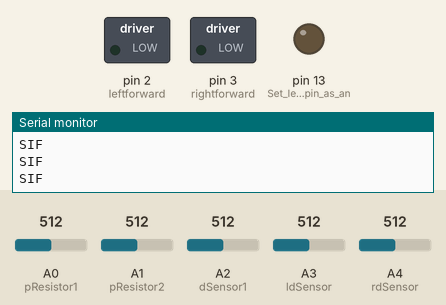
Simulated run of this sketch. Board: Arduino Uno, built with avr-gcc and run on an emulated ATmega328P. Parts: switched loads named in the sketch (green lamp = pin HIGH), output pins drawn as LEDs (lit = HIGH), the last lines printed to the serial monitor. The inputs (shaded band) are chosen by the test bench; at power-on: A2 (dSensor1) = 512, A3 (ldSensor) = 512, A4 (rdSensor) = 512, A0 (pResistor1) = 512, A1 (pResistor2) = 512.

Above: at 1.2 s.
1.3 s: A2 (dSensor1) set to 487
2.8 s: A2 (dSensor1) set to 463
At 2.99 s:
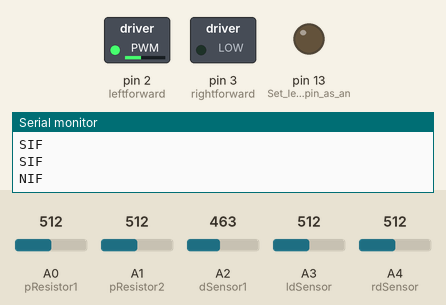
5.8 s: A3 (ldSensor) set to 490
At 6.02 s:
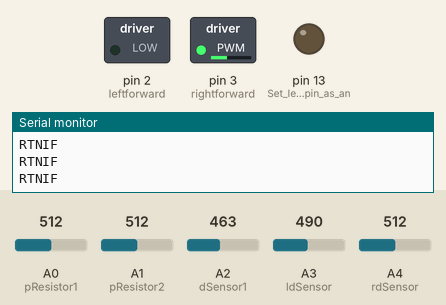
8.8 s: A4 (rdSensor) set to 483
At 9.05 s:
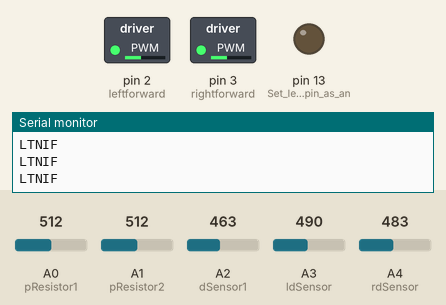
11.8 s: A0 (pResistor1) set to 250
At 12.08 s:
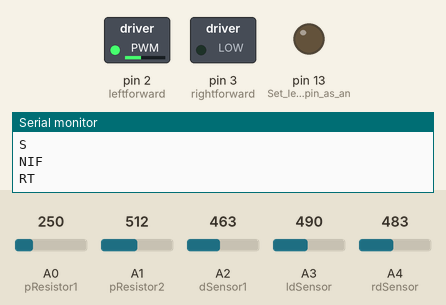
14.8 s: A0 (pResistor1) set to 270
At 14.8 s:
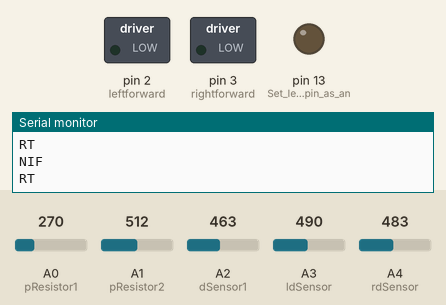
Timing chart, 0 to 17.3 s (numbered marks = the images above; inputs shaded):
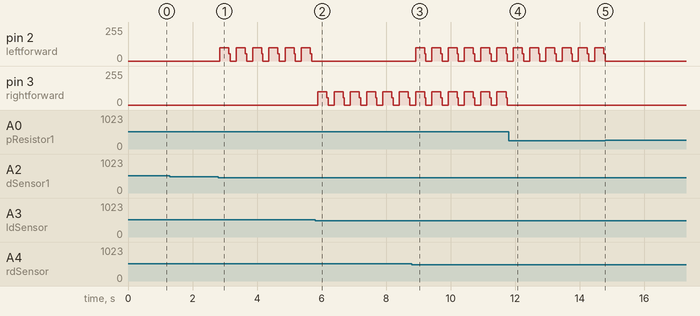

The sketch:

Robot_Codebonus.ino
```cpp
//Constants
const int pResistor1 = A0; // Photoresistor at Arduino analog pin A0  LEFT
const int pResistor2 = A1;// Led pin at Arduino pin 9 RIGHT


const int dSensor1 = A2; // Distance sensors
const int ldSensor = A3;
const int rdSensor =  A4;


const int leftforward = 2;      //Motor control pins
const int rightforward = 3;


const int obsDistance = 480;    //constants used to evaluate
const int obsDistanceb = 500;
const int rblackVal = 350;
            //800~~~ in dark environment (CLobby), 200-300 in bright environment (makerstudio 2nd flor)
const int lblackVal = 350 ;
const int light = 13;

const int redMin = 260;
const int redMax = 325;


//Variables
int pvalue1;          //Left resistor
int pvalue2; //middle resistor

int dvalue1;
int dvalue2;
int dvalue3;


void setup(){
 pinMode(13, OUTPUT); // Set lepPin - 9 pin as an output
 pinMode(pResistor1, INPUT);// Set pResistor - A0 pin as an input (optional)
 pinMode(pResistor2, INPUT);
 pinMode(dSensor1, INPUT);
 pinMode(leftforward, OUTPUT);
 pinMode(rightforward, OUTPUT);
 Serial.begin(9600);
 Serial.println("Hello World");


}

void loop(){


 pvalue1 = analogRead(pResistor1);
  pvalue2 = analogRead(pResistor2);

  dvalue1 = analogRead(dSensor1);
  dvalue2 = analogRead(ldSensor);
  dvalue3 = analogRead(rdSensor);
 /*
Serial.print(pvalue1);
Serial.print("\n");
delay(1000);
Serial.print(pvalue2);
Serial.print("\n");
delay(1000);


//You can change value "25"

  */

if( dvalue1 < obsDistance && !isRed(pvalue1, pvalue2)) {
  Serial.write("NIF \n");

  if( pvalue2 > rblackVal && pvalue1 < lblackVal){
    Serial.write("RT \n");
    right();

  }
  else if (pvalue2 < rblackVal && pvalue1 > lblackVal){
    left();
    Serial.write("LT \n");
  }
  else if (dvalue2 > obsDistanceb){
    right();
    Serial.write("RT");
  }
  else if (dvalue3 > obsDistanceb){
    left();
    Serial.write("LT");
  }
  else{
    goStraight();
    Serial.write("S \n");
  }


}

else{
  stopMotor();
  Serial.write("SIF \n");

}
delay(200);

}
void goStraight(){

    for(int i = 0; i <300; i++){
  digitalWrite(leftforward, HIGH);
  digitalWrite (rightforward, HIGH);
  delayMicroseconds(390);
  digitalWrite(leftforward,LOW);
  digitalWrite(rightforward, LOW);
  delayMicroseconds(610);
    }

}
void left() {
 for(int i = 0; i <300; i++){
 digitalWrite(leftforward, LOW);
  digitalWrite (rightforward, HIGH);
  delayMicroseconds(390);
  digitalWrite(leftforward,LOW);
  digitalWrite(rightforward, LOW);
  delayMicroseconds(610);
 }
}
void right() {
  for(int i = 0; i <300; i++){
  digitalWrite(leftforward, HIGH);
  digitalWrite (rightforward, LOW);
  delayMicroseconds(390);
  digitalWrite(leftforward,LOW);
  digitalWrite(rightforward, LOW);
  delayMicroseconds(610);
  }
}
void stopMotor(){
  digitalWrite(leftforward,LOW);
  digitalWrite(rightforward, LOW);


}

bool isRed(int value1, int value2){
  return(value1>redMin && value1<redMax) || (value2>redMin && value2<redMax);
}
```

Measured:
- the behaviour switches between 480 and 479 on A2 (dSensor1) (found by bisection; images 0 and 1)
- the behaviour switches between 501 and 500 on A3 (ldSensor) (found by bisection; images 1 and 2)
- the behaviour switches between 501 and 500 on A4 (rdSensor) (found by bisection; images 2 and 3)
- after the input at 2.8 s, pin 2 (leftforward): 0/255 → 101/255 after 0.05 s, then repeats every 0.51 s: 56/255 0.04 s, 0/255 0.19 s, 101/255 0.28 s
- after the input at 5.8 s, pin 2 (leftforward): stops changing and stays 0/255; pin 3 (rightforward): 0/255 → 101/255 after 0.08 s, then repeats every 0.51 s: 56/255 0.04 s, 0/255 0.19 s, 101/255 0.28 s
- after the input at 8.8 s, pin 2 (leftforward): 0/255 → 101/255 after 0.11 s, then repeats every 0.51 s: 56/255 0.04 s, 0/255 0.19 s, 101/255 0.28 s
- after the input at 11.8 s, pin 3 (rightforward): stops changing and stays 0/255
- after the input at 14.8 s, pin 2 (leftforward): stops changing and stays 0/255
